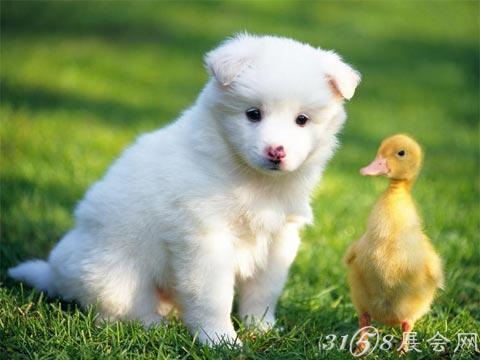
#> input picture python3/module/a.jpg, 480 x 360 px
$ python image.py
#> lines starting #> are read from the running program, lines starting #| are printed output that depends on the picture
#!/usr/bin/env python3
# -*- coding:utf-8 -*-
' a image test '
__author__ = 'Gason Wong'

from PIL import Image

im = Image.open('a.jpg')
#> im is the input picture: PIL image 480x360 RGB; mean R, G, B 129.6, 148.6, 100.2
print(im.format, im.size, im.mode)
#| JPEG (480, 360) RGB

im.thumbnail((200, 100))
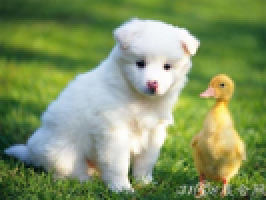
#> im: PIL image 133x100 RGB (shown 2 times larger); mean R, G, B 129.6, 148.6, 100.2
im.save('thumb.jpg', 'JPEG')
